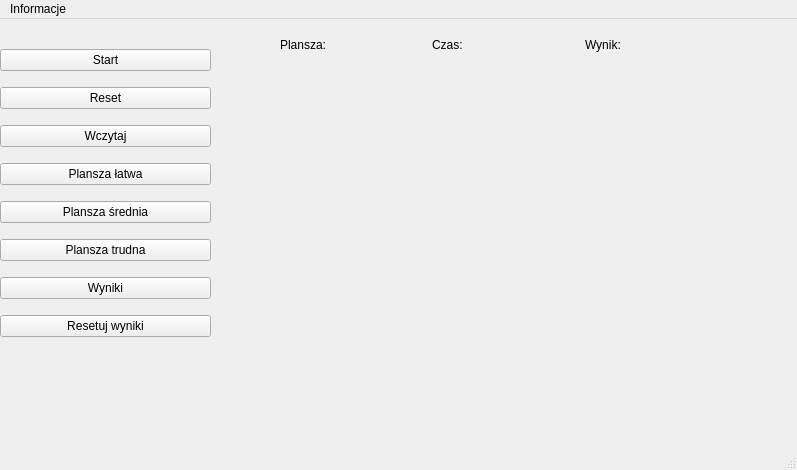
<?xml version="1.0" encoding="UTF-8"?>
<ui version="4.0">
 <class>MainWindow</class>
 <widget class="QMainWindow" name="MainWindow">
  <property name="geometry">
   <rect>
    <x>0</x>
    <y>0</y>
    <width>797</width>
    <height>470</height>
   </rect>
  </property>
  <property name="windowTitle">
   <string>MainWindow</string>
  </property>
  <widget class="QWidget" name="centralwidget">
   <widget class="QWidget" name="verticalLayoutWidget">
    <property name="geometry">
     <rect>
      <x>0</x>
      <y>20</y>
      <width>211</width>
      <height>311</height>
     </rect>
    </property>
    <layout class="QVBoxLayout" name="verticalLayout_2">
     <item>
      <widget class="QPushButton" name="pushButton_7">
       <property name="text">
        <string>Start</string>
       </property>
      </widget>
     </item>
     <item>
      <widget class="QPushButton" name="pushButton_2">
       <property name="text">
        <string>Reset</string>
       </property>
      </widget>
     </item>
     <item>
      <widget class="QPushButton" name="pushButton_8">
       <property name="text">
        <string>Wczytaj</string>
       </property>
      </widget>
     </item>
     <item>
      <widget class="QPushButton" name="pushButton_4">
       <property name="text">
        <string>Plansza łatwa</string>
       </property>
      </widget>
     </item>
     <item>
      <widget class="QPushButton" name="pushButton_3">
       <property name="text">
        <string>Plansza średnia</string>
       </property>
      </widget>
     </item>
     <item>
      <widget class="QPushButton" name="pushButton">
       <property name="text">
        <string>Plansza trudna</string>
       </property>
      </widget>
     </item>
     <item>
      <widget class="QPushButton" name="pushButton_5">
       <property name="text">
        <string>Wyniki</string>
       </property>
      </widget>
     </item>
     <item>
      <widget class="QPushButton" name="pushButton_6">
       <property name="text">
        <string>Resetuj wyniki</string>
       </property>
      </widget>
     </item>
    </layout>
   </widget>
   <widget class="QWidget" name="horizontalLayoutWidget">
    <property name="geometry">
     <rect>
      <x>280</x>
      <y>10</y>
      <width>451</width>
      <height>31</height>
     </rect>
    </property>
    <layout class="QHBoxLayout" name="horizontalLayout">
     <item>
      <widget class="QLabel" name="label_3">
       <property name="text">
        <string>Plansza:</string>
       </property>
      </widget>
     </item>
     <item>
      <widget class="QLabel" name="label_2">
       <property name="text">
        <string>Czas:</string>
       </property>
      </widget>
     </item>
     <item>
      <widget class="QLabel" name="label">
       <property name="text">
        <string>Wynik:</string>
       </property>
      </widget>
     </item>
    </layout>
   </widget>
  </widget>
  <widget class="QMenuBar" name="menubar">
   <property name="geometry">
    <rect>
     <x>0</x>
     <y>0</y>
     <width>797</width>
     <height>21</height>
    </rect>
   </property>
   <widget class="QMenu" name="menuinformacje">
    <property name="title">
     <string>Informacje</string>
    </property>
   </widget>
   <addaction name="menuinformacje"/>
  </widget>
  <widget class="QStatusBar" name="statusbar"/>
 </widget>
 <resources/>
 <connections/>
</ui>
